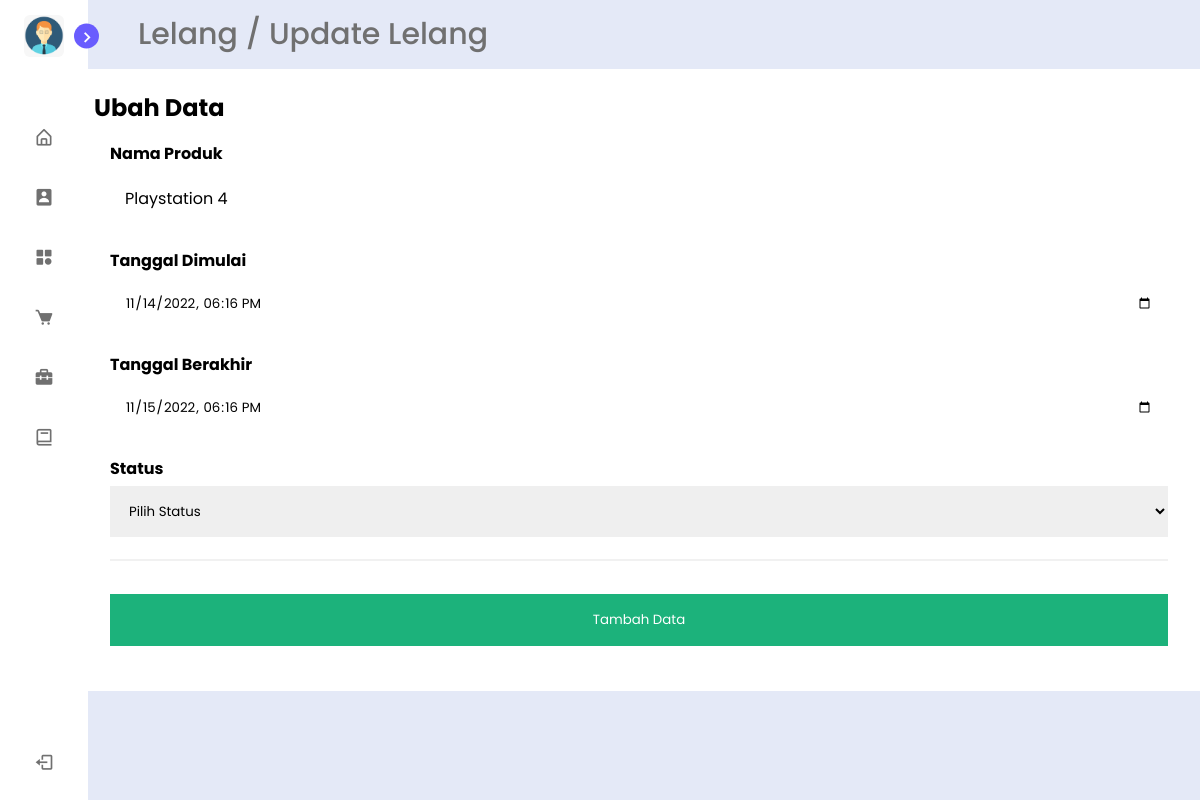
The page /Admin/lelang/edit.php?id=64 (signed in) on the database its author committed.
### tables this page shows
CREATE TABLE `produk` (
  `id_produk` bigint(20) NOT NULL,
  `nama` varchar(30) NOT NULL,
  `harga_awal` int(30) NOT NULL,
  `gambar_produk` varchar(255) NOT NULL,
  `idcat` int(11) DEFAULT NULL,
  `kondisi` enum('firsthand','seconhand','rusak') NOT NULL,
  `deskripsi` varchar(255) NOT NULL
);

CREATE TABLE `bid` (
  `id_bid` bigint(20) NOT NULL,
  `id_cats` int(11) DEFAULT NULL,
  `tanggal_dimulai` datetime NOT NULL,
  `tanggal_berakhir` datetime NOT NULL,
  `harga_terakhir` bigint(20) NOT NULL DEFAULT 0,
  `status` enum('dibuka','ditutup') DEFAULT 'ditutup',
  `id_products` bigint(20) NOT NULL,
  `id_bidders` bigint(20) NOT NULL DEFAULT 0
);

### Admin/lelang/edit.php (the view, shortened to what this page needs)
<?php
$id = $_GET['id'];
$result = mysqli_query($conn,"SELECT * FROM bid inner join kategori on bid.id_cats = kategori.id_kat
                        left join bidder on 1 = 1
                        inner join produk on bid.id_products = produk.id_produk where id_bid = $id");
$bid =[];
while($row = mysqli_fetch_assoc($result)){
  $bid[] = $row;
}
$bid = $bid[0];
?>
<!DOCTYPE html>
<html lang="en">
<head>
    <link rel="stylesheet" href="./../css/style.css">
    <link rel="stylesheet" href="./../css/crud.css">
    <link href='https://unpkg.com/boxicons@2.1.1/css/boxicons.min.css' rel='stylesheet'>
    <link rel="stylesheet" href="../css/fontawesome-free-6.2.0-web/css/all.css">
    <link rel="stylesheet" href="../css/fontawesome-free-6.2.0-web/css/all.min.css">
</head>
<body>
<nav class="sidebar close">
        <header>
            <div class="image-text">
                <span class="image">
                    <img src="./../img/admin-profile.png" alt="">
                </span>
            </div>
            <i class='bx bx-chevron-right toggle'></i>
        </header>
        <div class="menu-bar">
            <div class="menu">
                <ul class="menu-links">
                    <li class="nav-link">
                        <a href="../index.php">
                            <i class='bx bx-home-alt icon' ></i>
                        </a>
                    </li>
                    <li class="nav-link">
                        <a href="user.php">
                            <i class='bx bxs-user-rectangle icon' ></i>
                        </a>
                    </li>
                    <li class="nav-link">
                        <a href="../kategori/read.php">
                            <i class='bx bxs-category icon' ></i>
                        </a>
                    </li>
                    <li class="nav-link">
                        <a href="../produk/read.php">
                            <i class='bx bxs-cart icon'></i>
                        </a>
                    </li>
                    <li class="nav-link">
                        <a href="../lelang/read.php">
                            <i class='bx bxs-briefcase-alt-2 icon'></i>
                        </a>
                    </li>
                    <li class="nav-link">
                        <a href="../bid/read.php">
                            <i class='bx bx-book icon'></i>
                        </a>
                    </li>
                </ul>
            </div>
            <div class="bottom-content">
                <li class="nav-link">
                    <a href="../../Auth/logout.php">
                        <i class='bx bx-log-out icon' ></i>
                    </a>
                </li>
            </div>
        </div>
    </nav>
    <section class="main">
        <div class="text">Lelang / Update Lelang</div>
        <div class="content">
            <h1>Ubah Data</h1>
            <form action="">
                <div class="container">
                <label for="status"><b>Nama Produk</b></label>
                    <div class="form-control"><?php echo $bid['nama'] ?></div>
                  <label for="name"><b>Tanggal Dimulai</b></label>
                  <input type="datetime-local" name="dtstart" value="<?php echo $bid['tanggal_dimulai']?>"class="form-control">
                  <label for="name"><b>Tanggal Berakhir</b></label>
                  <input type="datetime-local" name="dtstart" id="" value="<?php echo $bid['tanggal_berakhir']?>" class="form-control">
                  <label for="status"><b>Status</b></label>
                  <select id="produk" class="form-control" name="status">
                  <option value disabled selected>Pilih Status</option>
                  </select>
                  <hr>
                  <button type="submit" class="registerbtn">Tambah Data</button>
                </div>
              </form>
            </div>
    </section>
</body>
</html>

### Admin/css/style.css (style rules this page uses)
* { margin: 0; padding: 0; box-sizing: border-box; font-family: 'Poppins', sans-serif; }
:root { --body-color: #E4E9F7; --sidebar-color: #FFF; --primary-color: #695CFE; --primary-color-light: #F6F5FF; --toggle-color: #DDD; --text-color: #707070; --tran-03: all 0.2s ease; --tran-03: all 0.3s ease; --tran-04: all 0.3s ease; --tran-05: all 0.3s ease; }
body { min-height: 100vh; background-color: var(--body-color); transition: var(--tran-05); }
.sidebar { position: fixed; top: 0; left: 0; height: 100%; width: 250px; padding: 10px 14px; background: var(--sidebar-color); transition: var(--tran-05); z-index: 100; }
.sidebar.close { width: 88px; }
.sidebar li { height: 50px; list-style: none; display: flex; align-items: center; margin-top: 10px; }
.sidebar header .image, .sidebar .icon { min-width: 60px; border-radius: 6px; }
.sidebar .icon { min-width: 60px; border-radius: 6px; height: 100%; display: flex; align-items: center; justify-content: center; font-size: 20px; }
.sidebar .text, .sidebar .icon { color: var(--text-color); transition: var(--tran-03); }
.sidebar header { position: relative; }
.sidebar header .image-text { display: flex; align-items: center; }
.sidebar header .image { display: flex; align-items: center; justify-content: center; }
.sidebar header .image img { width: 40px; border-radius: 6px; }
.sidebar header .toggle { position: absolute; top: 50%; right: -25px; transform: translateY(-50%) rotate(180deg); height: 25px; width: 25px; background-color: var(--primary-color); color: var(--sidebar-color); border-radius: 50%; display: flex; align-items: center; justify-content: center; font-size: 22px; cursor: pointer; transition: var(--tran-05); }
.sidebar.close .toggle { transform: translateY(-50%) rotate(0deg); }
.sidebar .menu { margin-top: 40px; }
.sidebar li a { list-style: none; height: 100%; background-color: transparent; display: flex; align-items: center; height: 100%; width: 100%; border-radius: 6px; text-decoration: none; transition: var(--tran-03); }
.sidebar .menu-bar { height: calc(100% - 55px); display: flex; flex-direction: column; justify-content: space-between; overflow-y: scroll; }
.main { position: absolute; top: 0; top: 0; left: 250px; height: 100vh; width: calc(100% - 250px); background-color: var(--body-color); transition: var(--tran-05); }
.main .text { font-size: 30px; font-weight: 500; color: var(--text-color); padding: 12px 60px; }
.sidebar.close ~ .main { left: 78px; height: 100vh; width: calc(100% - 78px); }
.content { padding: 1.3rem 1rem; background: white; width: 100%; }

### Admin/css/crud.css (style rules this page uses)
.container { padding: 16px; background-color: white; }
hr { border: 1px solid #f1f1f1; margin-bottom: 25px; }
.registerbtn { background-color: #04AA6D; color: white; padding: 16px 20px; margin: 8px 0; border: none; cursor: pointer; width: 100%; opacity: 0.9; }
.form-control { width: 100%; display: inline-block; border: none; padding: 15px; margin: 5px 0 22px 0; }
button { border: none; }

### rows shown on the page
produk: nama "Playstation 4"
bid: dtstart "11/14/2022 18:16", dtstart "11/15/2022 18:16"
